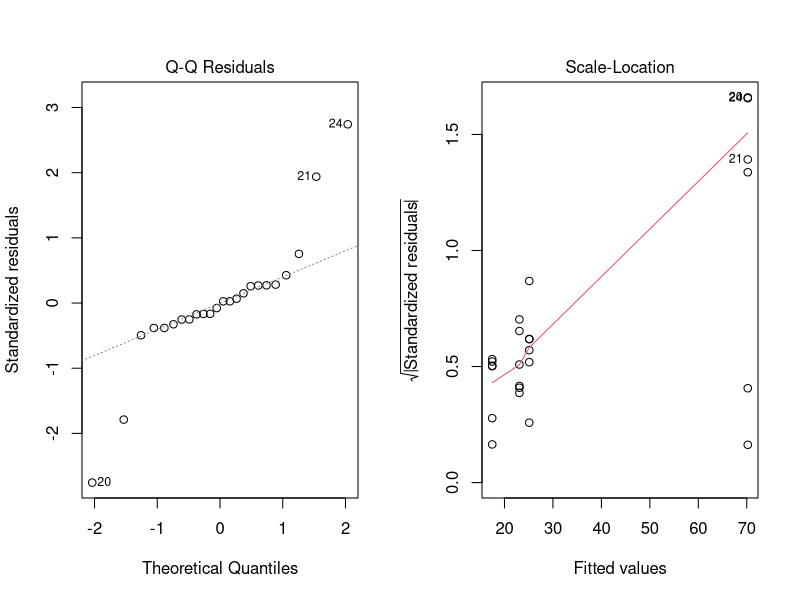
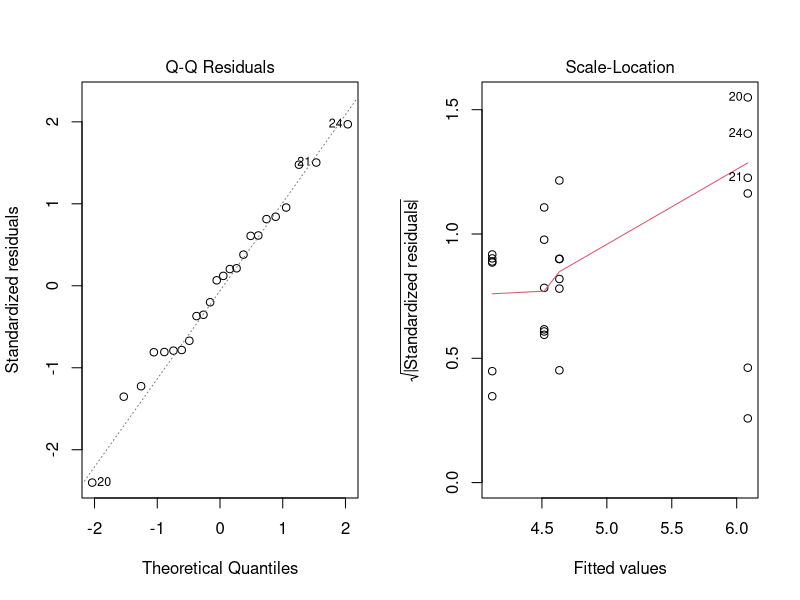

Source code (R) for these figures, in order:
## ---- chunk 1
library(ggplot2)
library(ggplot2)
library(emmeans)
## ---- chunk 2
NO_data = read.csv('HW5_data.csv')
str(NO_data)
## ---- chunk 3
par(mfrow=c(1,2))
lm1 = lm(Flux ~ Cover,NO_data)
plot(lm1,which=c(2,3))
## ---- chunk 4
lm_log2 = lm(log2(NO_data$Flux) ~ Cover,NO_data)
par(mfrow=c(1,2))
plot(lm_log2,which=c(2,3))
## ---- chunk 5
Flux_means_original = emmeans(lm1,specs = 'Cover')
summary(contrast(Flux_means_original,method='trt.vs.ctrl'),level = 0.95,infer = c(T,T))
Flux_means_log2 = emmeans(lm_log2,specs = 'Cover')
summary(contrast(Flux_means_log2,method='trt.vs.ctrl'),level = 0.95,infer = c(T,T))
## ---- chunk 6
transformed_estimates = as.data.frame(Flux_means_log2)
transformed_estimates$De_trans_estimate = 2^(transformed_estimates$emmean)
transformed_estimates$De_trans_lower.CL = 2^(transformed_estimates$lower.CL)
transformed_estimates$De_trans_upper.CL = 2^(transformed_estimates$upper.CL)
transformed_estimates[,c('De_trans_estimate','De_trans_lower.CL','De_trans_upper.CL')]

as.data.frame(Flux_means_original)[,c('emmean','lower.CL','upper.CL')]

# or simpler:
summary(Flux_means_log2,type='response')
